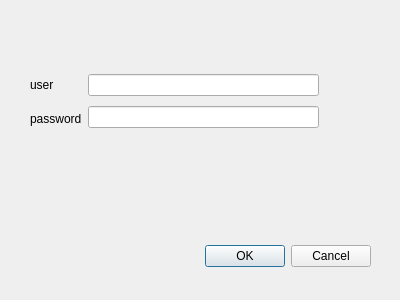
<?xml version="1.0" encoding="UTF-8"?>
<ui version="4.0">
 <class>authentication</class>
 <widget class="QDialog" name="authentication">
  <property name="geometry">
   <rect>
    <x>0</x>
    <y>0</y>
    <width>400</width>
    <height>300</height>
   </rect>
  </property>
  <property name="windowTitle">
   <string>Dialog</string>
  </property>
  <widget class="QDialogButtonBox" name="buttonBox">
   <property name="geometry">
    <rect>
     <x>30</x>
     <y>240</y>
     <width>341</width>
     <height>32</height>
    </rect>
   </property>
   <property name="orientation">
    <enum>Qt::Horizontal</enum>
   </property>
   <property name="standardButtons">
    <set>QDialogButtonBox::Cancel|QDialogButtonBox::Ok</set>
   </property>
  </widget>
  <widget class="QWidget" name="">
   <property name="geometry">
    <rect>
     <x>30</x>
     <y>70</y>
     <width>289</width>
     <height>63</height>
    </rect>
   </property>
   <layout class="QHBoxLayout" name="horizontalLayout">
    <item>
     <layout class="QVBoxLayout" name="verticalLayout_2">
      <item>
       <widget class="QLabel" name="label">
        <property name="text">
         <string>user</string>
        </property>
       </widget>
      </item>
      <item>
       <widget class="QLabel" name="label_2">
        <property name="text">
         <string>password</string>
        </property>
       </widget>
      </item>
     </layout>
    </item>
    <item>
     <layout class="QVBoxLayout" name="verticalLayout">
      <item>
       <widget class="QLineEdit" name="user"/>
      </item>
      <item>
       <widget class="QLineEdit" name="pwd">
        <property name="inputMask">
         <string/>
        </property>
        <property name="echoMode">
         <enum>QLineEdit::Password</enum>
        </property>
       </widget>
      </item>
     </layout>
    </item>
   </layout>
  </widget>
 </widget>
 <resources/>
 <connections/>
</ui>
